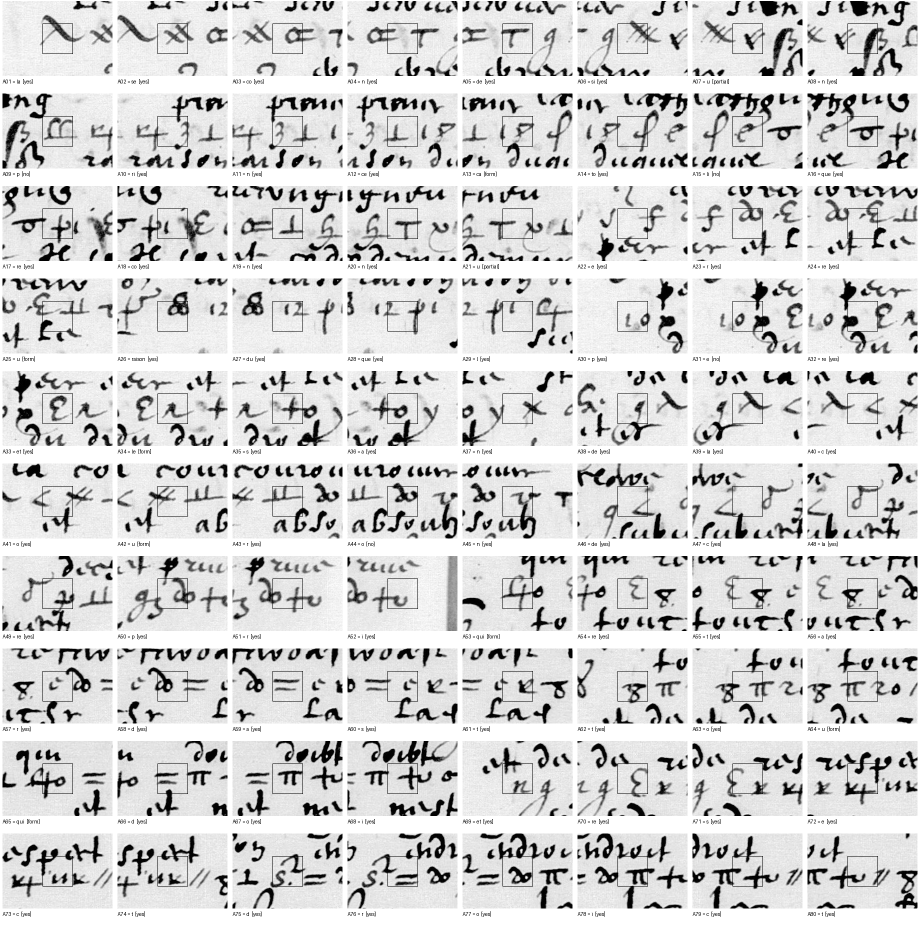
#> input picture tools/keys/key60_atlas/contact_sheet.png, 1840 x 1850 px, given in place of c264_region.jpg, which was not available (shown at 1/2 size)
$ python build_ext264.py
#> lines starting #> are read from the running program, lines starting #| are printed output that depends on the picture; pictures that were not available may be replaced by others from this repository, and a replacement may not be noted
import csv, os
from PIL import Image, ImageDraw, ImageFont
R='tools/keys/key60_atlas'; src=Image.open(f'{R}/src/c264_region.jpg').convert('L')
#> further down, src is the input picture: PIL image 1840x1850 L; min 0, max 255, mean 211
# sign_id, tag, form, value, x0,y0,x1,y1 (native, c264_region.jpg), context, gloss word, print
rows=[
 ('A53','L40','L with loop and o (as leaf 298 writes qui)','qui',505,1975,610,2035,'[qui]tes','quites','soient quites & absous'),
 ('A54','8','8','t',666,1975,706,2035,'qui[t]es','quites','soient quites & absous'),
 ('A55','r','r-shaped','s',826,1975,876,2035,'quite[s]','quites','soient quites & absous'),
 ('A56','r','r-shaped','s',1945,1868,1998,1918,'lor[s]','lors','que deslors ses suiets'),
 ('A57','c','c (table: c = s and c = a)','s',2098,1868,2142,1918,'se[s]','ses','que deslors ses suiets'),
 ('A58','ue','u + e','e',2425,1868,2488,1918,'subj[e]cts','subjects','ses suiets soient quites'),
 ('A59','ue','u + e','e',465,2235,550,2290,'troisi[e]sme','troisiesme','La troisieme'),
 ('A60','20','20 (a-u-me: this hand writes 20 as two figures here)','u',1590,2225,1670,2295,'roya[u]me','roy\'me','Rois de ce Royaume'),
 ('A61','=','two bars with an oblique stroke (table: = and =/= both d)','d',285,2355,340,2425,'la [d]venir','l\'advenir','qu\'a l\'aduenir'),
 ('A62','//','two slants','c',1825,2355,1880,2425,'sa[c]re','sacre','a leur Sacre'),
]
tile=190; ctx=70; per=6
font=ImageFont.load_default()
tiles=[]
with open(f'{R}/atlas264ext.tsv','w') as f:
    f.write('sign_id\ttag\tform\tvalue_under_gloss\tcontext\tx0\ty0\tx1\ty1\tgloss_word\tprint\n')
    for sid,tag,form,val,x0,y0,x1,y1,ctxt,gw,pr in rows:
        f.write('\t'.join(map(str,[sid,tag,form,val,ctxt,x0,y0,x1,y1,gw,pr]))+'\n')
        cx,cy=(x0+x1)//2,(y0+y1)//2; half=max(x1-x0,y1-y0)//2+ctx
        c=src.crop((cx-half,cy-half,cx+half,cy+half)).resize((tile,tile),Image.LANCZOS)
        d=ImageDraw.Draw(c); s=tile/(2*half)
        d.rectangle([ (x0-cx+half)*s,(y0-cy+half)*s,(x1-cx+half)*s,(y1-cy+half)*s ],outline=0,width=2)
        lab=Image.new('L',(tile,44),255); dl=ImageDraw.Draw(lab)
        dl.text((2,1),f'{sid} {tag} = {val}',fill=0,font=font); dl.text((2,15),form[:34],fill=0,font=font); dl.text((2,29),ctxt,fill=0,font=font)
        t=Image.new('L',(tile,tile+44),255); t.paste(c,(0,0)); t.paste(lab,(0,tile)); tiles.append(t)
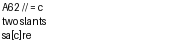
#> lab: PIL image 190x44 L; min 3, max 255, mean 247.2
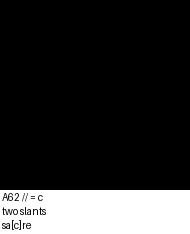
#> t: PIL image 190x234 L; min 0, max 255, mean 46.5
#> after the loop, tiles = 10 items
base=Image.open(f'{R}/contact_sheet_264only.png').convert('L')
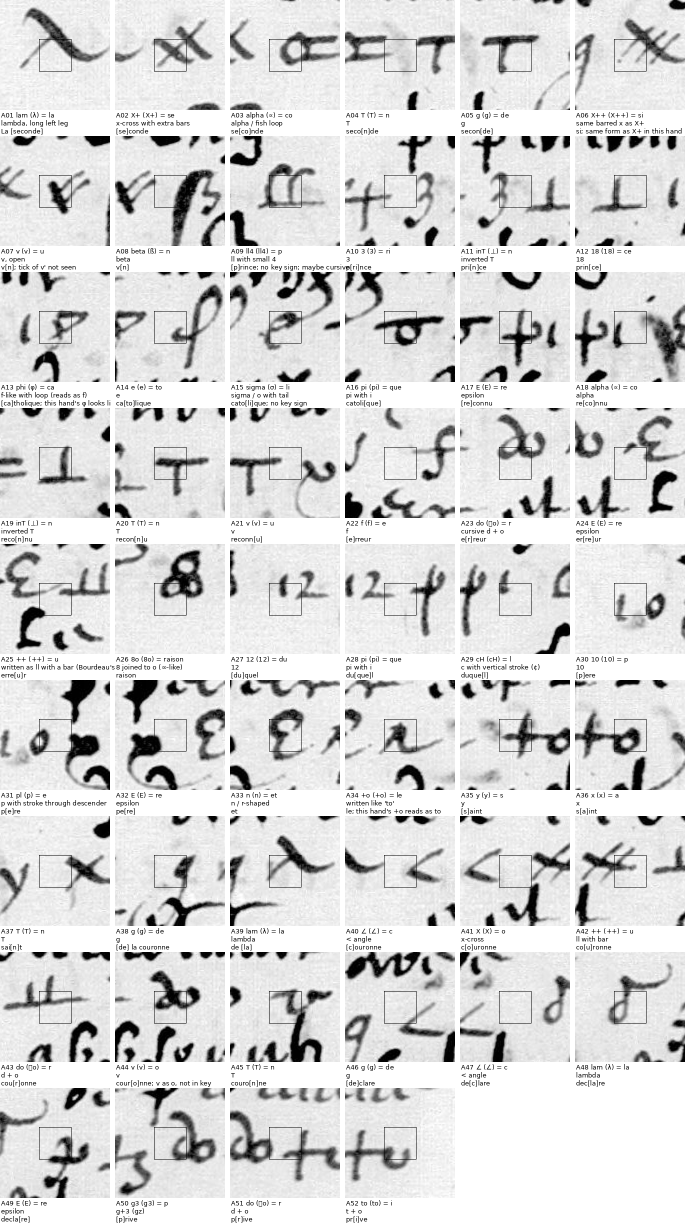
#> input picture tools/keys/key60_atlas/contact_sheet_264only.png, 1380 x 2448 px, found by its file name (shown at 1/2 size)
#> base is the input picture: PIL image 1380x2448 L; min 0, max 255, mean 216.4
nrows=(len(tiles)+per-1)//per; block=Image.new('L',(base.size[0],60+nrows*(tile+44+6)),255)
#> after `nrows = (len(tiles) + per - 1) // per`: nrows = 2
#> after `block = Image.new('L', (base.size[0], 60 + nrows * (tile + 44 + 6)), 2`: block: PIL image 1380x540 L; every value is 255
db=ImageDraw.Draw(block); db.text((4,4),'EXTENSION (GAPS, 2 Oct 2026): leaf-264 lower lines, c264_region.jpg, aligned on the printed Instruction (Memoires de Nevers ii 498)',fill=0,font=font)
db.text((4,18),'box = the sign; same leaf and hand as A01-A52; no leaf-298 material',fill=0,font=font)
for i,t in enumerate(tiles): block.paste(t,(4+(i%per)*(tile+40),40+(i//per)*(tile+44+6)))
#> this loop made 10 passes
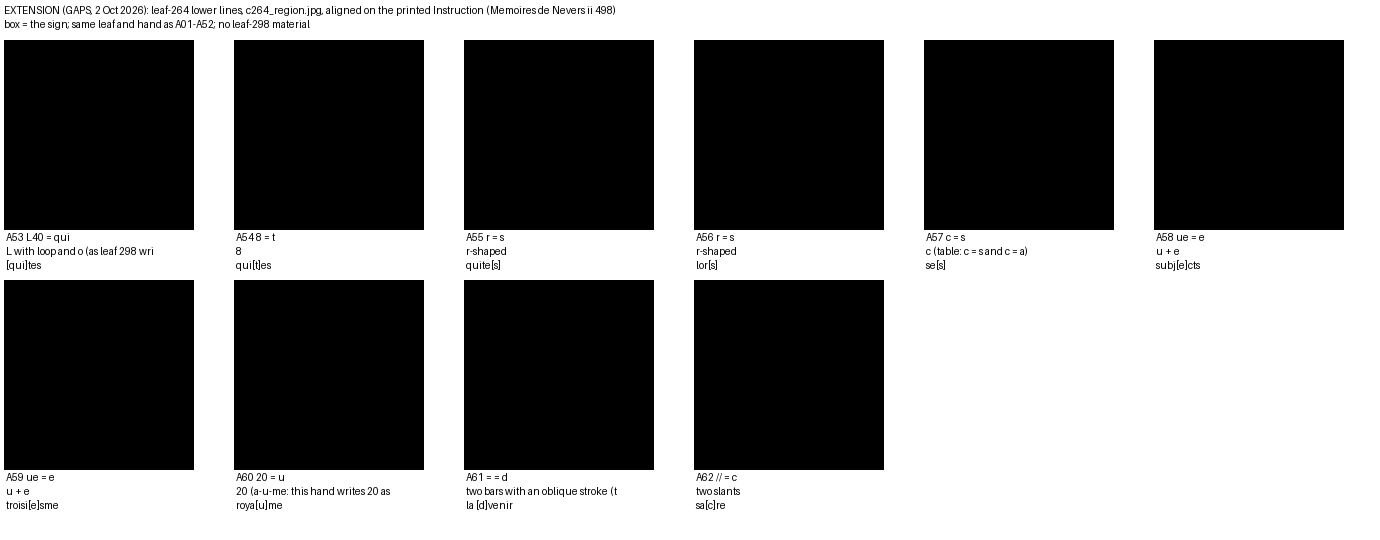
#> block: PIL image 1380x540 L; min 0, max 255, mean 129.6
out=Image.new('L',(base.size[0],base.size[1]+block.size[1]),255); out.paste(base,(0,0)); out.paste(block,(0,base.size[1]))
#> after `out = Image.new('L', (base.size[0], base.size[1] + block.size[1]), 255`: out: PIL image 1380x2988 L; every value is 255
#> after `out.paste(base, (0, 0))`:
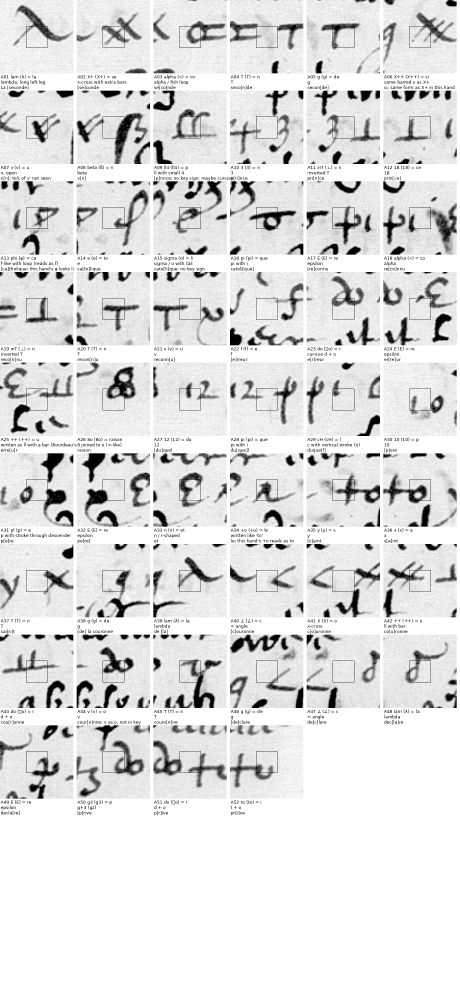
#> out: PIL image 1380x2988 L (shown at 1/3 size); min 0, max 255, mean 223.4
#> after `out.paste(block, (0, base.size[1]))`:
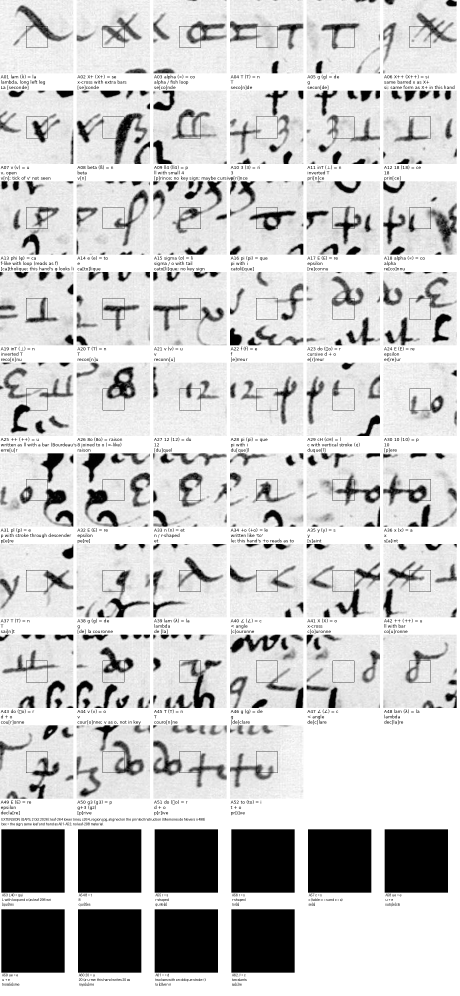
#> out: PIL image 1380x2988 L (shown at 1/3 size); min 0, max 255, mean 200.7
out.save(f'{R}/contact_sheet_264ext.png'); print(out.size, len(rows),'rows')
#| (1380, 2988) 10 rows
